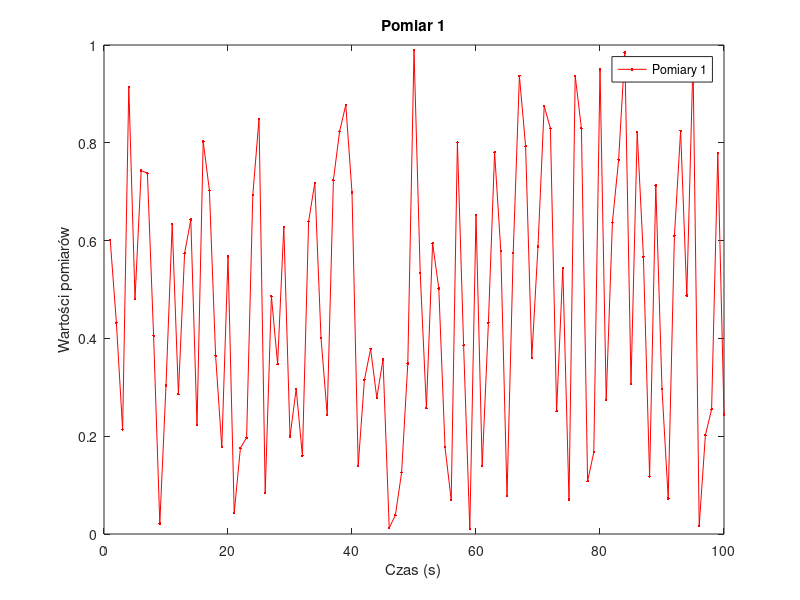
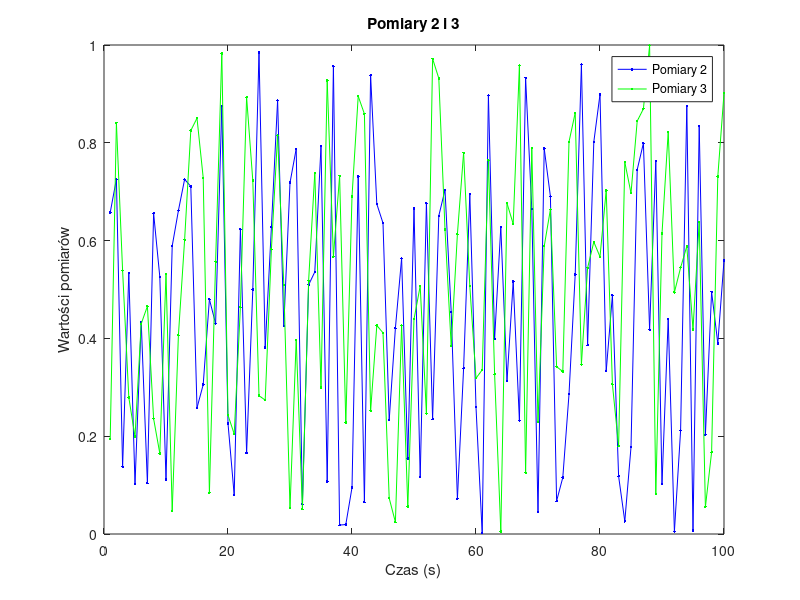

Here is the MATLAB script that generated these plots, in order:
% Inicjalizacja wektorów pomiarowych
data1 = [];  % Pomiary do pierwszej figury
data2 = [];  % Pomiary do drugiej figury
data3 = [];  % Pomiary do drugiej figury

% Tworzenie pierwszej figury do wykresu jednego pomiaru
figure(1);
h1 = plot(nan, nan, 'r', 'DisplayName', 'Pomiary 1'); % Wykres dla pomiaru 1
xlabel('Czas (s)');
ylabel('Wartości pomiarów');
title('Pomiar 1');
legend('show');
xlim([0 100]);
ylim([0 1]); % Zakres osi Y dostosowany do wartości losowych z funkcji rand()

% Tworzenie drugiej figury do wykresu dwóch pomiarów
figure(2);
h2 = plot(nan, nan, 'b', 'DisplayName', 'Pomiary 2'); % Wykres dla pomiaru 2
hold on;
h3 = plot(nan, nan, 'g', 'DisplayName', 'Pomiary 3'); % Wykres dla pomiaru 3
xlabel('Czas (s)');
ylabel('Wartości pomiarów');
title('Pomiary 2 i 3');
legend('show');
xlim([0 100]);
ylim([0 1]); % Zakres osi Y dostosowany do wartości losowych z funkcji rand()

% Pętla, która generuje nowe wartości co 1 sekundę
for t = 1:100
    % Generowanie nowych losowych wartości dla wektorów pomiarów
    new_value1 = rand();  % Pomiary 1 (losowe wartości między 0 a 1)
    new_value2 = rand();  % Pomiary 2 (losowe wartości między 0 a 1)
    new_value3 = rand();  % Pomiary 3 (losowe wartości między 0 a 1)
    
    % Dodawanie nowych wartości do odpowiednich wektorów
    data1 = [data1, new_value1];
    data2 = [data2, new_value2];
    data3 = [data3, new_value3];
    
    % Aktualizacja danych na pierwszym wykresie (figura 1)
    figure(1);
    set(h1, 'YData', data1, 'XData', 1:t);
    
    % Aktualizacja danych na drugim wykresie (figura 2)
    figure(2);
    set(h2, 'YData', data2, 'XData', 1:t);
    set(h3, 'YData', data3, 'XData', 1:t);
    
    % Odświeżanie wykresów
    drawnow;
    
    % Pauza na 1 sekundę
    pause(1);
end
